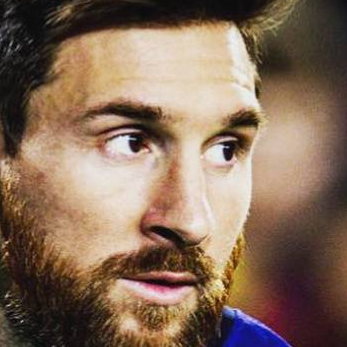
#> input picture dataset/test/lionel_messi/lionel_messi19.png, 347 x 347 px, given in place of 1368843.jpg, which was not available
$ jupyter execute --allow-errors sports_celebrity_classifier.ipynb   (shell and % lines are left out)
#> lines starting #> are read from the running program, lines starting #| are printed output that depends on the picture; pictures that were not available may be replaced by others from this repository, and a replacement may not be noted
[cell 1]
import numpy as np
import cv2
import matplotlib.pyplot as plt
import matplotlib
import pywt

[cell 2]
face_cascade=cv2.CascadeClassifier(cv2.data.haarcascades + "haarcascade_frontalface_default.xml")
eye_cascade = cv2.CascadeClassifier("./opencv/haar/haarcascade_eye.xml")

[cell 3]
eye_cascade = cv2.CascadeClassifier(cv2.data.haarcascades + "haarcascade_eye.xml")

[cell 4]
def get_cropped_imgs(img_path):
#> called with img_path = './dataset/maria_sharapova/1368843.jpg'
    img = cv2.imread(img_path)
#> img is the input picture: shape (347, 347, 3); mean B, G, R 89.6, 108.2, 132.5
    gray = cv2.cvtColor(img, cv2.COLOR_BGR2GRAY)
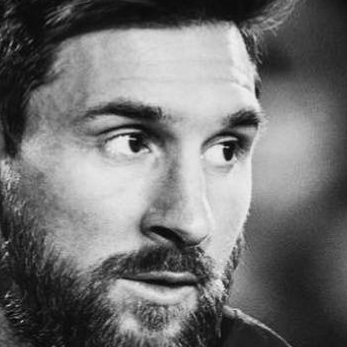
#> gray: shape (347, 347); min 1, max 241, mean 113.3
    faces = face_cascade.detectMultiScale(gray, 1.3, 5)
#> faces = [[27, 22, 298, 298]]
    for (x,y,w,h) in faces:
        roi_gray = gray[y:y+h, x:x+w]
        roi_color = img[y:y+h, x:x+w]
        eyes = eye_cascade.detectMultiScale(roi_gray)
        if len(eyes)>=2:
            return roi_color
#> this loop made 1 pass
#> (x, y, w, h, eyes) on pass 1: (27, 22, 298, 298, [[171, 100, 56, 56], [58, 78, 79, 79]])
#> pass 1, in get_cropped_imgs, `roi_gray = gray[y:y+h, x:x+w]`:
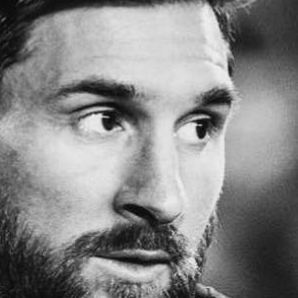
#> roi_gray: shape (298, 298); min 4, max 241, mean 135.1
#> pass 1, in get_cropped_imgs, `roi_color = img[y:y+h, x:x+w]`:
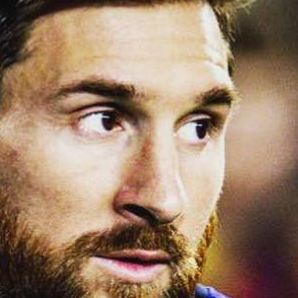
#> roi_color: shape (298, 298, 3); mean B, G, R 106.1, 129.5, 157.1
#> call 2 of get_cropped_imgs, with img_path = 'dataset/test/maria_sharapova'
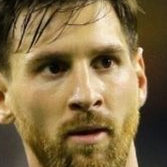
#> input picture dataset/test/lionel_messi/lionel_messi29.png, 167 x 167 px, given in place of maria_sharapova, which was not available
#> in get_cropped_imgs, img is the input picture: shape (167, 167, 3); mean B, G, R 72.1, 110.7, 132.3
#> in get_cropped_imgs (call 2), `gray = cv2.cvtColor(img, cv2.COLOR_BGR2GRAY)`:
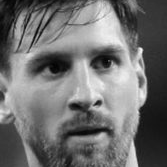
#> gray: shape (167, 167); min 1, max 245, mean 112.8
#> in get_cropped_imgs (call 2), `faces = face_cascade.detectMultiScale(gray, 1.3, 5)`: faces = [[11, 9, 148, 148]]
#> this loop made 1 pass
#> (x, y, w, h, eyes) on pass 1: (11, 9, 148, 148, [[73, 32, 40, 40], [17, 35, 47, 47]])
#> pass 1, in get_cropped_imgs (call 2), `roi_gray = gray[y:y+h, x:x+w]`:
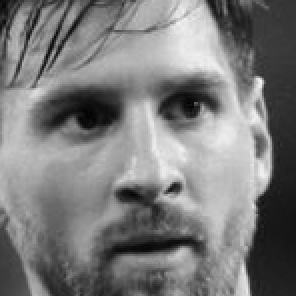
#> roi_gray: shape (148, 148) (shown 2 times larger); min 1, max 245, mean 123.7
#> pass 1, in get_cropped_imgs (call 2), `roi_color = img[y:y+h, x:x+w]`:
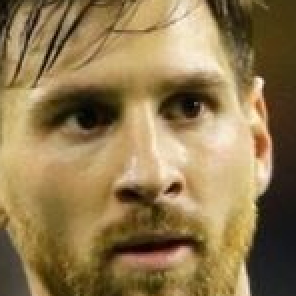
#> roi_color: shape (148, 148, 3) (shown 2 times larger); mean B, G, R 79.7, 121.4, 145

[cell 5]
cropped_img = get_cropped_imgs("./dataset/maria_sharapova/1368843.jpg")

[cell 6]
plt.imshow(cropped_img)

[cell 7]
path_to_dataset = "./dataset/"
path_to_cr_data = "./cropped/"

[cell 8]
import os
img_dirs = []
for entry in os.scandir(path_to_dataset):
    if entry.is_dir():
        img_dirs.append(entry.path)

[cell 9]
img_dirs

[cell 10]
import shutil
if os.path.exists(path_to_cr_data):
    shutil.rmtree(path_to_cr_data)
os.mkdir(path_to_cr_data)

[cell 11]
cropped_image_dirs = []
celebrity_file_names_dict = {}

for img_dir in img_dirs:
    count = 1
    celebrity_name = img_dir.split('/')[-1]
    print(celebrity_name)

    celebrity_file_names_dict[celebrity_name] = []

    for entry in os.scandir(img_dir):
        roi_color = get_cropped_imgs(entry.path)
        if roi_color is not None:
            cropped_folder = path_to_cr_data + celebrity_name
            if not os.path.exists(cropped_folder):
                os.makedirs(cropped_folder)
                cropped_image_dirs.append(cropped_folder)
                print("Generating cropped images in folder: ",cropped_folder)

            cropped_file_name = celebrity_name + str(count) + ".png"
            cropped_file_path = cropped_folder + "/" + cropped_file_name

            cv2.imwrite(cropped_file_path, roi_color)
            celebrity_file_names_dict[celebrity_name].append(cropped_file_path)
            count += 1

[cell 12]
def w2d(img, mode='haar', level=1):
#> called with mode = 'haar', level = 5
    imArray = img
    #Datatype conversions
    #convert to grayscale
    imArray = cv2.cvtColor( imArray,cv2.COLOR_RGB2GRAY )
    #convert to float
    imArray =  np.float32(imArray)
    imArray /= 255;
    # compute coefficients
    coeffs=pywt.wavedec2(imArray, mode, level=level)

    #Process Coefficients
    coeffs_H=list(coeffs)
    coeffs_H[0] *= 0;

    # reconstruction
    imArray_H=pywt.waverec2(coeffs_H, mode);
    imArray_H *= 255;
    imArray_H =  np.uint8(imArray_H)

    return imArray_H

[cell 13]
im_har = w2d(cropped_img,'haar',5)
plt.imshow(im_har, cmap='gray')

[cell 14]
class_dict = {}
count = 0
for celebrity_name in celebrity_file_names_dict.keys():
    class_dict[celebrity_name] = count
    count = count + 1
class_dict

[cell 15]
X1, X2, y = [], [], []
#> (the rest of this cell did not finish here and is left out)

#> call 2 of w2d, with mode = 'db1', level = 5
#> in w2d (call 2), `imArray_H=pywt.waverec2(coeffs_H, mode);`:
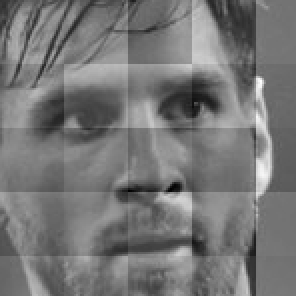
#> imArray_H: shape (148, 148) float32 (shown 2 times larger); min -0.614, max 0.716, mean 0.0047; drawn with min black and max white
#> in w2d (call 2), `imArray_H =  np.uint8(imArray_H)`:
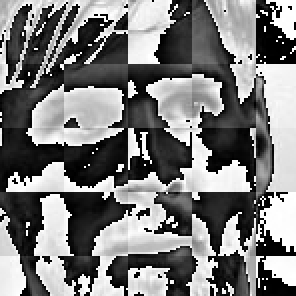
#> imArray_H: shape (148, 148) (shown 2 times larger); min 0, max 255, mean 122.9
#> `combined_img = np.vstack([scalled_raw_img, scalled_img_har])`:
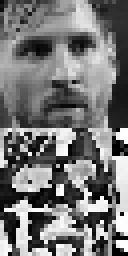
#> combined_img: shape (64, 32) (shown 4 times larger); min 0, max 255, mean 117.9
        scalled_img_har = cv2.resize(img_har, (32, 32))
        # print(scalled_raw_img.shape, scalled_img_har.shape)
        combined_img = np.vstack([scalled_raw_img, scalled_img_har])
        plt.imshow(combined_img, cmap='gray')
        X.append(combined_img)
        y.append(class_dict[celebrity_name])
